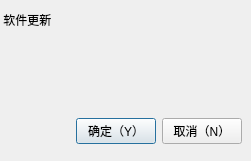
<?xml version="1.0" encoding="UTF-8"?>
<ui version="4.0">
 <class>UpdateDlg</class>
 <widget class="QDialog" name="UpdateDlg">
  <property name="geometry">
   <rect>
    <x>0</x>
    <y>0</y>
    <width>251</width>
    <height>161</height>
   </rect>
  </property>
  <property name="windowTitle">
   <string>Dialog</string>
  </property>
  <layout class="QVBoxLayout" name="verticalLayout">
   <property name="spacing">
    <number>0</number>
   </property>
   <property name="leftMargin">
    <number>0</number>
   </property>
   <property name="topMargin">
    <number>0</number>
   </property>
   <property name="rightMargin">
    <number>0</number>
   </property>
   <property name="bottomMargin">
    <number>0</number>
   </property>
   <item>
    <widget class="QWidget" name="widget_title" native="true">
     <property name="sizePolicy">
      <sizepolicy hsizetype="Preferred" vsizetype="Fixed">
       <horstretch>0</horstretch>
       <verstretch>0</verstretch>
      </sizepolicy>
     </property>
     <property name="minimumSize">
      <size>
       <width>100</width>
       <height>28</height>
      </size>
     </property>
     <layout class="QHBoxLayout" name="horizontalLayout_4">
      <property name="spacing">
       <number>0</number>
      </property>
      <property name="leftMargin">
       <number>0</number>
      </property>
      <property name="topMargin">
       <number>0</number>
      </property>
      <property name="rightMargin">
       <number>0</number>
      </property>
      <property name="bottomMargin">
       <number>0</number>
      </property>
      <item>
       <widget class="QLabel" name="lab_Title">
        <property name="sizePolicy">
         <sizepolicy hsizetype="Expanding" vsizetype="Preferred">
          <horstretch>0</horstretch>
          <verstretch>0</verstretch>
         </sizepolicy>
        </property>
        <property name="styleSheet">
         <string notr="true">font: 10pt &quot;微软雅黑&quot;;</string>
        </property>
        <property name="text">
         <string> 软件更新</string>
        </property>
        <property name="alignment">
         <set>Qt::AlignLeading|Qt::AlignLeft|Qt::AlignVCenter</set>
        </property>
       </widget>
      </item>
      <item>
       <widget class="QWidget" name="widget_menu" native="true">
        <property name="sizePolicy">
         <sizepolicy hsizetype="Minimum" vsizetype="Preferred">
          <horstretch>0</horstretch>
          <verstretch>0</verstretch>
         </sizepolicy>
        </property>
        <layout class="QHBoxLayout" name="horizontalLayout_2">
         <item>
          <widget class="QPushButton" name="cancel_btn_">
           <property name="sizePolicy">
            <sizepolicy hsizetype="Minimum" vsizetype="Expanding">
             <horstretch>0</horstretch>
             <verstretch>0</verstretch>
            </sizepolicy>
           </property>
           <property name="minimumSize">
            <size>
             <width>40</width>
             <height>0</height>
            </size>
           </property>
           <property name="cursor">
            <cursorShape>ArrowCursor</cursorShape>
           </property>
           <property name="focusPolicy">
            <enum>Qt::NoFocus</enum>
           </property>
           <property name="toolTip">
            <string>关闭</string>
           </property>
           <property name="text">
            <string/>
           </property>
           <property name="flat">
            <bool>true</bool>
           </property>
          </widget>
         </item>
        </layout>
       </widget>
      </item>
     </layout>
    </widget>
   </item>
   <item>
    <widget class="QWidget" name="widget_2" native="true">
     <layout class="QHBoxLayout" name="horizontalLayout_3">
      <item>
       <widget class="QLabel" name="label_">
        <property name="text">
         <string/>
        </property>
       </widget>
      </item>
     </layout>
    </widget>
   </item>
   <item>
    <widget class="QWidget" name="widget" native="true">
     <layout class="QHBoxLayout" name="horizontalLayout">
      <item>
       <spacer name="horizontalSpacer">
        <property name="orientation">
         <enum>Qt::Horizontal</enum>
        </property>
        <property name="sizeHint" stdset="0">
         <size>
          <width>55</width>
          <height>20</height>
         </size>
        </property>
       </spacer>
      </item>
      <item>
       <widget class="QPushButton" name="ok_btn">
        <property name="text">
         <string>确定（Y）</string>
        </property>
       </widget>
      </item>
      <item>
       <widget class="QPushButton" name="cancel_btn">
        <property name="text">
         <string>取消（N）</string>
        </property>
       </widget>
      </item>
     </layout>
    </widget>
   </item>
  </layout>
 </widget>
 <resources>
  <include location="WrUiClient.qrc"/>
 </resources>
 <connections/>
</ui>
